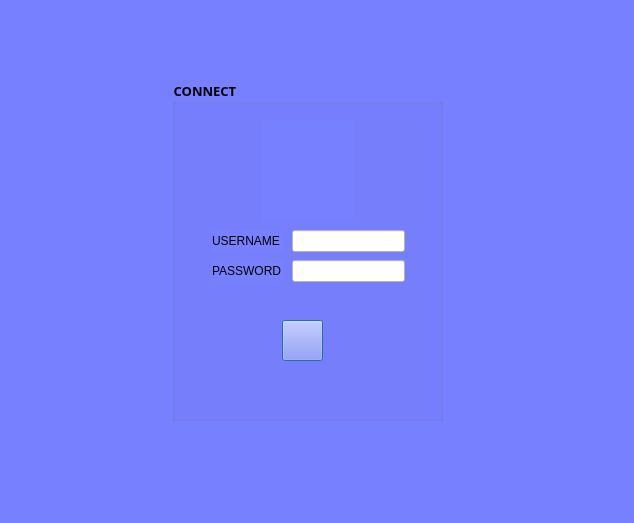
<?xml version="1.0" encoding="UTF-8"?>
<ui version="4.0">
 <class>authentification</class>
 <widget class="QDialog" name="authentification">
  <property name="geometry">
   <rect>
    <x>0</x>
    <y>0</y>
    <width>634</width>
    <height>523</height>
   </rect>
  </property>
  <property name="windowTitle">
   <string>Dialog</string>
  </property>
  <property name="styleSheet">
   <string notr="true">background-color: rgb(119, 128, 255);</string>
  </property>
  <widget class="QGroupBox" name="groupBox">
   <property name="geometry">
    <rect>
     <x>172</x>
     <y>80</y>
     <width>271</width>
     <height>341</height>
    </rect>
   </property>
   <property name="font">
    <font>
     <family>Microsoft YaHei</family>
     <pointsize>10</pointsize>
     <weight>75</weight>
     <bold>true</bold>
    </font>
   </property>
   <property name="title">
    <string>CONNECT</string>
   </property>
   <widget class="QPushButton" name="pushButton">
    <property name="geometry">
     <rect>
      <x>110</x>
      <y>240</y>
      <width>41</width>
      <height>41</height>
     </rect>
    </property>
    <property name="cursor">
     <cursorShape>PointingHandCursor</cursorShape>
    </property>
    <property name="styleSheet">
     <string notr="true">border-image: url(:/images/loginicon.png);
</string>
    </property>
    <property name="text">
     <string/>
    </property>
   </widget>
   <widget class="QLabel" name="label">
    <property name="geometry">
     <rect>
      <x>40</x>
      <y>150</y>
      <width>71</width>
      <height>21</height>
     </rect>
    </property>
    <property name="text">
     <string>USERNAME</string>
    </property>
   </widget>
   <widget class="QLabel" name="label_2">
    <property name="geometry">
     <rect>
      <x>40</x>
      <y>180</y>
      <width>71</width>
      <height>21</height>
     </rect>
    </property>
    <property name="text">
     <string>PASSWORD</string>
    </property>
   </widget>
   <widget class="QLineEdit" name="userline">
    <property name="geometry">
     <rect>
      <x>120</x>
      <y>150</y>
      <width>113</width>
      <height>22</height>
     </rect>
    </property>
    <property name="styleSheet">
     <string notr="true">background-color: rgb(255, 255, 255);</string>
    </property>
   </widget>
   <widget class="QLineEdit" name="passwordline">
    <property name="geometry">
     <rect>
      <x>120</x>
      <y>180</y>
      <width>113</width>
      <height>22</height>
     </rect>
    </property>
    <property name="styleSheet">
     <string notr="true">background-color: rgb(255, 255, 255);</string>
    </property>
    <property name="echoMode">
     <enum>QLineEdit::Password</enum>
    </property>
    <property name="dragEnabled">
     <bool>false</bool>
    </property>
    <property name="readOnly">
     <bool>false</bool>
    </property>
    <property name="cursorMoveStyle">
     <enum>Qt::LogicalMoveStyle</enum>
    </property>
    <property name="clearButtonEnabled">
     <bool>false</bool>
    </property>
   </widget>
   <widget class="QLabel" name="label_3">
    <property name="geometry">
     <rect>
      <x>90</x>
      <y>40</y>
      <width>91</width>
      <height>101</height>
     </rect>
    </property>
    <property name="text">
     <string/>
    </property>
    <property name="pixmap">
     <pixmap>../projet/LOGO.png</pixmap>
    </property>
    <property name="scaledContents">
     <bool>true</bool>
    </property>
   </widget>
  </widget>
 </widget>
 <resources/>
 <connections/>
</ui>
